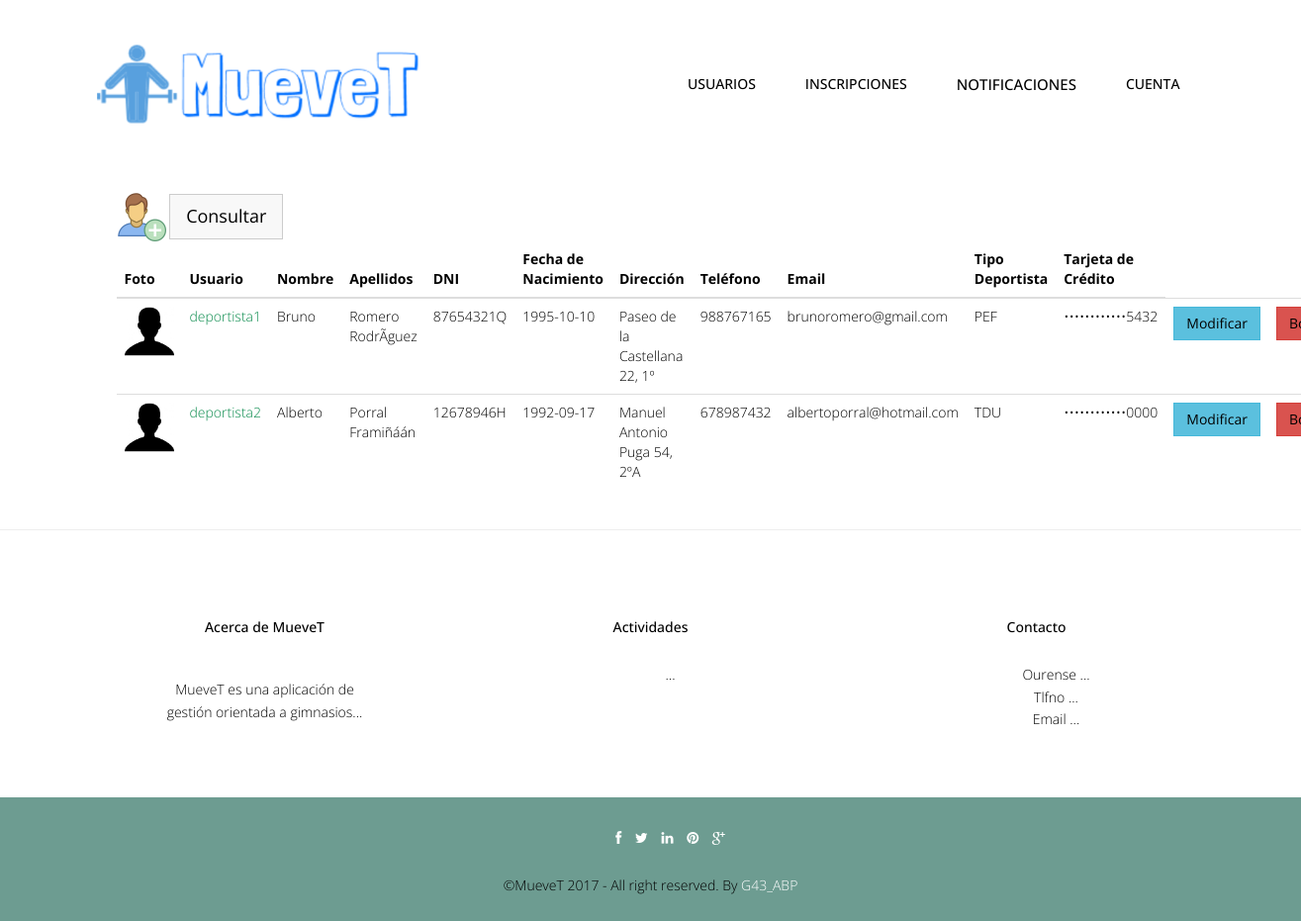
Page /abp/Controllers/DEPORTISTA_Controller.php?user=deportista (signed in) on the earlier database version.
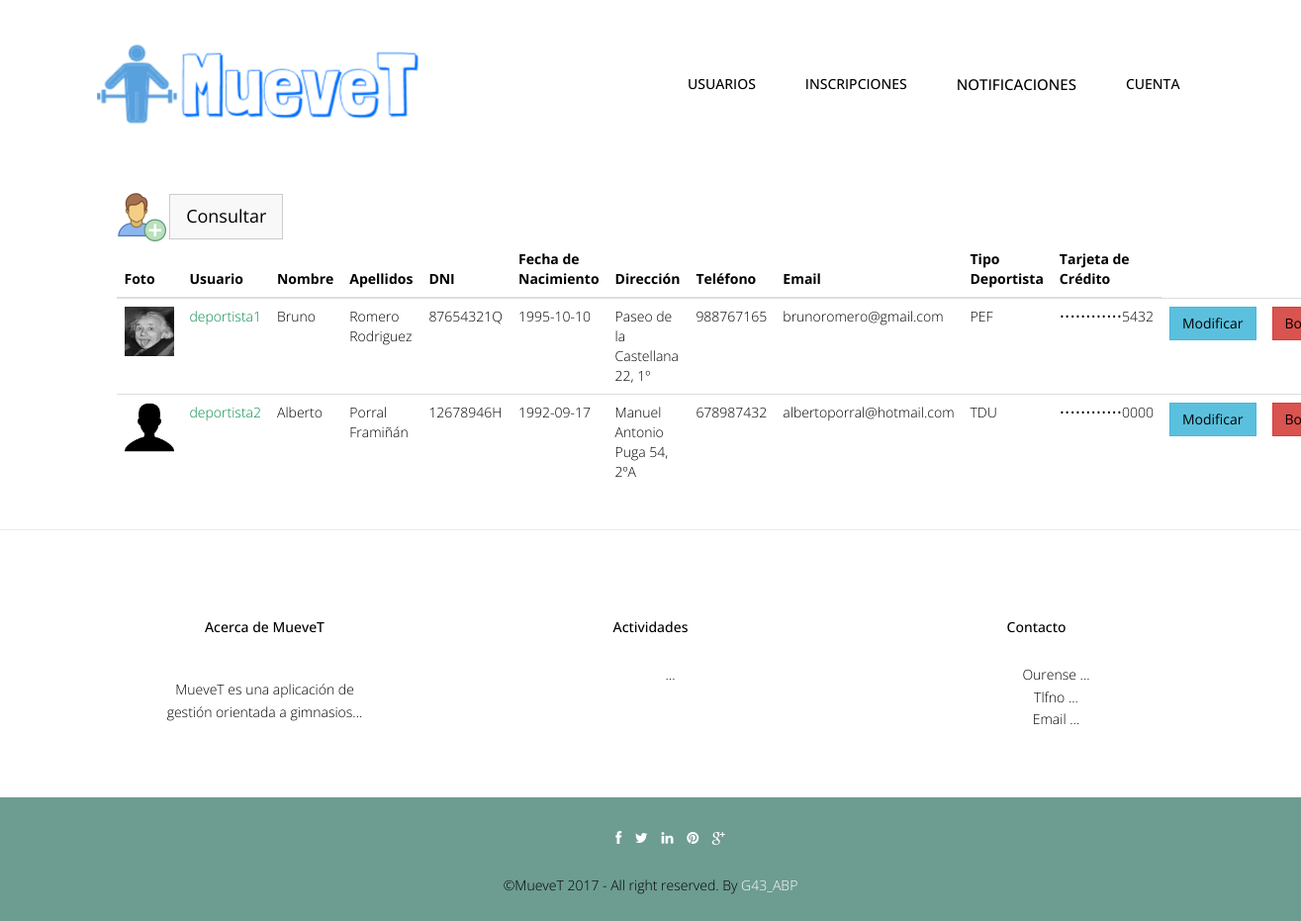
Same page on the later database version.
### tables this page shows
CREATE TABLE IF NOT EXISTS `usuario` (
  `foto` varchar(500) DEFAULT '../img/user.jpg',
  `userName` varchar(20) NOT NULL,
  `password` varchar(128) NOT NULL,
  `tipoUsuario` int(10) NOT NULL,
  `nombre` varchar(20) NOT NULL,
  `apellidos` varchar(70) NOT NULL,
  `dni` varchar(9) NOT NULL,
  `fechaNac` date NOT NULL,
  `direccion` varchar(80) DEFAULT NULL,
  `telefono` int(15) DEFAULT NULL,
  `email` varchar(30) NOT NULL
);

### abp/Models/USUARIO_Model.php (called while the page is built, shortened)
<?php
class USUARIO_Modelo {
    var $mysqli;
    function ConectarBD() {
        $this->mysqli = new mysqli("localhost", "root", "", "gymgest");
    }
    function ConsultarTodo($user) {
        if ($user == "entrenador") {
            $sql = "SELECT * FROM USUARIO, ENTRENADOR WHERE USUARIO.userName=ENTRENADOR.userName AND USUARIO.tipoUsuario=2";
        } else if ($user == "deportista") {
            $sql = "SELECT * FROM USUARIO, DEPORTISTA WHERE USUARIO.userName=DEPORTISTA.userName AND USUARIO.tipoUsuario=3";
        } else {
            $sql = "SELECT * FROM USUARIO";
        }
        if (!($resultado = $this->mysqli->query($sql))) {
            return 'Error en la consulta sobre la base de datos';
        } else {
            $toret = array();
            $i = 0;
            while ($fila = $resultado->fetch_array()) {
                $toret[$i] = $fila;
                $i++;
            }
            return $toret;
        }
    }
}
?>

### abp/Views/DEPORTISTA_SHOWALL_Vista.php (the view, shortened to what the changed rows need)
<?php
class DEPORTISTA_Show {
    private $datos;
    function __construct($array, $volver) {
        $this->datos = $array;
        $this->render();
    }
    function render() {
        ?>
        <div class="container">
            <?php
            $lista = array('foto', 'userName', 'nombre', 'apellidos', 'dni', 'fechaNac', 'direccion', 'telefono', 'email', 'tipoDeportista', 'metodoPago');
            ?>
            <br><br>
            <div class="container">
                <div class="col-lg-12">
                    <table class="table">
                        <thead class="thead-dark">
                            <tr>
                                <?php
                                foreach ($lista as $titulo) {
                                    echo "<th>";
                                    echo $strings[$titulo];
                                    echo "</th>";
                                }
                                echo "</tr>";
                                echo "</thead>";
                                echo "<tbody>";
                                for ($j = 0; $j < count($this->datos); $j++) {
                                    echo "<tr>";
                                    foreach ($this->datos [$j] as $clave => $valor) {
                                        for ($i = 0; $i < count($lista); $i++) {
                                            if ($clave === $lista[$i]) {
                                                echo "<td>";
                                                if (($clave === 'foto')) {
                                                    if (is_file($valor)) {
                                                        ?><a target='_blank' href='<?php echo $valor ?>'><img src='<?php echo $valor ?>' width="50" height="50"></a> <?php
                                                    } else {
                                                        ?><a target='_blank' href="../img/user.jpg"><img src="../img/user.jpg" width="50" height="50"></a> <?php
                                                }
                                                break;
                                            }
                                            if ($clave == 'metodoPago') {
                                                $post = substr($valor, -4);
                                                $resultado = "••••••••••••" . $post;
                                                echo $resultado;
                                                break;
                                            }if ($clave === 'tipoUsuario') {
                                                echo $strings[ConsultarNOMRol($valor)];
                                                break;
                                            }
                                            if ($clave === 'userName') {
                                                ?>
                                            <a href='DEPORTISTA_Controller.php?userName=<?php echo $this->datos[$j]['userName'] . '&accion=' . $strings['Ver']; ?>'><font color="#088A4B"><?php echo $valor; ?></font></a> <?php
                                        } else {
                                            echo $valor;
                                        }
                                        echo "</td>";
                                    }
                                }
                            }
                            ?>
                            <td><button type="button" class="btn btn-info"><a href='DEPORTISTA_Controller.php?userName=<?php echo $this->datos[$j]['userName'] . '&accion=' . $strings['Modificar']; ?>'><?php echo $strings['Modificar']; ?></a></button></td>
                            <td><button type="button" class="btn btn-danger"><a href='DEPORTISTA_Controller.php?userName=<?php echo $this->datos[$j]['userName'] . '&accion=' . $strings['Borrar']; ?>'><?php echo $strings['Borrar']; ?></a></button></td>
                                    <?php
                                }
                                ?>
                        </tbody>
                    </table>
                </div>
            </div>
        </div>
        <?php
        include '../Views/footer.php';
    }
}

Differences in the rows shown:
changed usuario "Bruno": foto: picture added; foto empty → "../Documents/Deportistas/87654321Q/Foto/s.jpeg" (drawn)
changed usuario "Alberto": foto empty → "../img/user.jpg" (drawn); foto: picture added
Other differences:
list line gone: "Romero RodrÃguez"
new list line: "Romero Rodriguez"
list line gone: "Porral Framiñáán"
new list line: "Porral Framiñán"
